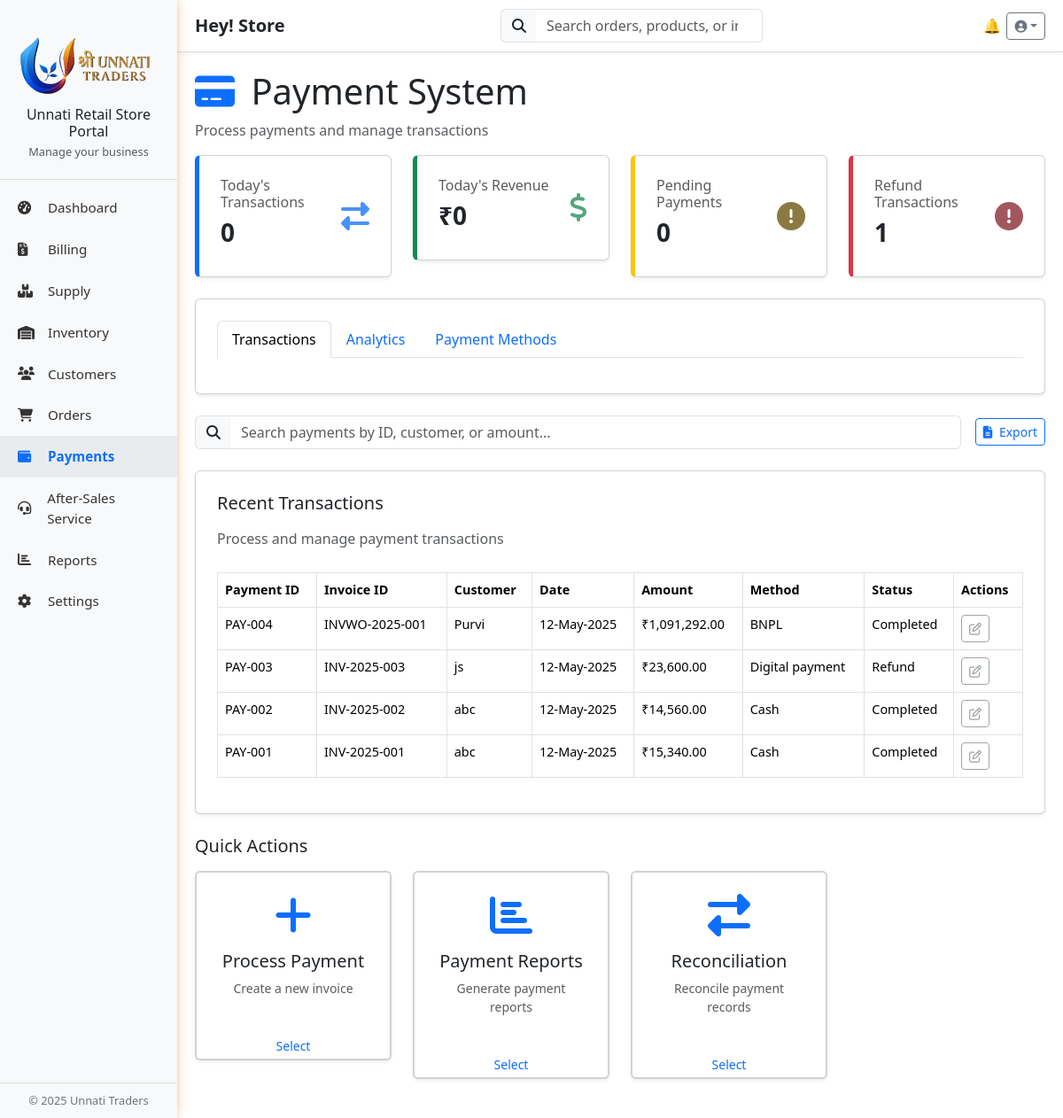
Screenshot of /Dashboard/Retail_Store/store_dashboard.php?page=payments (signed in) with the database file from the repository.
### tables this page shows
CREATE TABLE `invoice` (
  `invoice_id` varchar(20) NOT NULL,
  `customer_name` varchar(50) NOT NULL,
  `document_type` enum('with GST','without GST') NOT NULL,
  `date` date NOT NULL,
  `due_date` date NOT NULL,
  `tax_rate` enum('5','12','18','28') NOT NULL,
  `item_name` text NOT NULL,
  `description` text DEFAULT NULL,
  `quantity` text NOT NULL,
  `price` text NOT NULL,
  `total` text NOT NULL,
  `notes` text DEFAULT NULL,
  `subtotal` decimal(10,2) NOT NULL,
  `GST_amount` decimal(10,2) NOT NULL,
  `grand_total` decimal(10,2) NOT NULL,
  `Sales_Id` varchar(20) NOT NULL,
  `payment_id` varchar(20) NOT NULL,
  `payment_method` enum('Digital payment','Cash','BNPL','Payment gateway') NOT NULL,
  `created_by` varchar(50) NOT NULL,
  `created_for` varchar(50) NOT NULL,
  `status` enum('Completed','Pending','Refund') NOT NULL
);

### Dashboard/Retail_Store/payments.php (the view, shortened to what this page needs)
<?php
include '../../_conn.php';
$user_name = $_SESSION['user_name'];
$tab = isset($_GET['tab']) && in_array($_GET['tab'], ['transactions', 'analytics', 'methods']) ? $_GET['tab'] : 'transactions';
?>
<div class="main-content">
    <h1><i class="fas fa-credit-card text-primary me-2"></i> Payment System</h1>
    <p class="text-muted">Process payments and manage transactions</p>
    <?php
    $today = date("Y-m-d");
    $payment_analytics = [
        'todaysTransactions' => 0,
        'todaysRevenue' => 0,
        'pendingPayments' => 0,
        'refundTransactions' => 0
    ];
    $sql = "SELECT COUNT(*) AS count FROM invoice WHERE date = ? AND created_for = ?";
    $stmt = $conn->prepare($sql);
    $stmt->bind_param("ss", $today, $user_name);
    $stmt->execute();
    $stmt->bind_result($count);
    $payment_analytics['todaysTransactions'] = $count;
    $sql = "SELECT SUM(grand_total) AS revenue FROM invoice WHERE status = 'Completed' AND date = ? AND created_for = ?";
    $stmt = $conn->prepare($sql);
    $stmt->bind_param("ss", $today, $user_name);
    $stmt->execute();
    $stmt->bind_result($revenue);
    $payment_analytics['todaysRevenue'] = $revenue ?? 0;
    $sql = "SELECT COUNT(*) AS pending FROM invoice WHERE status = 'Pending' AND created_for = '$user_name'";
    $result = $conn->query($sql);
    $row = $result->fetch_assoc();
    $payment_analytics['pendingPayments'] = $row['pending'] ?? 0;
    $sql = "SELECT COUNT(*) AS refund FROM invoice WHERE status = 'Refund' AND created_for = '$user_name'";
    $result = $conn->query($sql);
    $row = $result->fetch_assoc();
    $payment_analytics['refundTransactions'] = $row['refund'] ?? 0;
    ?>
    <div class="row row-cols-1 row-cols-md-4 g-4 mb-4">
        <div class="col">
            <div class="card stat-card card-border shadow-sm" style="border-left: 5px solid #0d6efd;">
                <div class="card-body p-4">
                    <div class="d-flex justify-content-between align-items-center">
                        <div>
                            <h6 class="text-muted">Today's Transactions</h6>
                            <h3 class="fw-bold">
                                <?php echo htmlspecialchars($payment_analytics['todaysTransactions']); ?>
                            </h3>
                        </div>
                        <i class="fas fa-exchange-alt fa-2x text-primary opacity-75"></i>
                    </div>
                </div>
            </div>
        </div>
        <div class="col">
            <div class="card stat-card card-border shadow-sm" style="border-left: 5px solid #198754;">
                <div class="card-body p-4">
                    <div class="d-flex justify-content-between align-items-center">
                        <div>
                            <h6 class="text-muted">Today's Revenue</h6>
                            <h3 class="fw-bold">₹<?php echo number_format($payment_analytics['todaysRevenue'], 0); ?>
                            </h3>
                        </div>
                        <i class="fas fa-dollar-sign fa-2x text-success opacity-75"></i>
                    </div>
                </div>
            </div>
        </div>
        <div class="col">
            <div class="card stat-card card-border shadow-sm" style="border-left: 5px solid #ffc107;">
                <div class="card-body p-4">
                    <div class="d-flex justify-content-between align-items-center">
                        <div>
                            <h6 class="text-muted">Pending Payments</h6>
                            <h3 class="fw-bold"><?php echo htmlspecialchars($payment_analytics['pendingPayments']); ?>
                            </h3>
                        </div>
                        <i class="fas fa-exclamation-circle fa-2x text-warning opacity-75"></i>
                    </div>
                </div>
            </div>
        </div>
        <div class="col">
            <div class="card stat-card card-border shadow-sm" style="border-left: 5px solid #dc3545;">
                <div class="card-body p-4">
                    <div class="d-flex justify-content-between align-items-center">
                        <div>
                            <h6 class="text-muted">Refund Transactions</h6>
                            <h3 class="fw-bold">
                                <?php echo htmlspecialchars($payment_analytics['refundTransactions']); ?>
                            </h3>
                        </div>
                        <i class="fas fa-exclamation-circle fa-2x text-danger opacity-75"></i>
                    </div>
                </div>
            </div>
        </div>
    </div>
    <div class="card card-border shadow-sm mb-4">
        <div class="card-body p-4">
            <ul class="nav nav-tabs mb-3">
                <li class="nav-item">
                    <a href="?page=payments&tab=transactions"
                        class="nav-link <?php echo $tab === 'transactions' ? 'active' : ''; ?>">Transactions</a>
                </li>
                <li class="nav-item">
                    <a href="?page=payments&tab=analytics"
                        class="nav-link <?php echo $tab === 'analytics' ? 'active' : ''; ?>">Analytics</a>
                </li>
                <li class="nav-item">
                    <a href="?page=payments&tab=methods"
                        class="nav-link <?php echo $tab === 'methods' ? 'active' : ''; ?>">Payment Methods</a>
                </li>
            </ul>
        </div>
    </div>
    <?php if ($tab === 'transactions'): ?>
        <div class="d-flex flex-column flex-md-row gap-3 align-items-md-center justify-content-between mb-4">
            <div class="flex-grow-1">
                <div class="input-group">
                    <span class="input-group-text bg-light border-end-0"><i class="fas fa-search"></i></span>
                    <input type="text" name="search" class="form-control border-start-0 table-search"
                        data-table="transaction" placeholder="Search payments by ID, customer, or amount...">
                </div>
            </div>
            <div class="d-flex flex-wrap gap-2">
                <button type="submit" class="btn btn-outline-primary btn-sm" onclick="exportTableToCSV()">
                    <i class="fas fa-file-alt me-1"></i> Export
                </button>
            </div>
        </div>
        <div class="card card-border shadow-sm mb-4">
            <div class="card-body p-4">
                <h5 class="mb-3">Recent Transactions</h5>
                <p class="text-muted mb-3">Process and manage payment transactions</p>
                <div class="table-responsive">
                    <table class="table table-bordered table-hover" id="transaction">
                        <thead>
                            <tr>
                                <th>Payment ID</th>
                                <th>Invoice ID</th>
                                <th>Customer</th>
                                <th>Date</th>
                                <th>Amount</th>
                                <th>Method</th>
                                <th>Status</th>
                                <th>Actions</th>
                            </tr>
                        </thead>
                        <tbody>
                            <?php
                            $result = $conn->query("SELECT * FROM invoice WHERE created_for = '$user_name' ORDER BY invoice_id DESC");
                            if ($result->num_rows > 0) {
                                while ($row = $result->fetch_assoc()) {
                                    $status = htmlspecialchars($row['status']);
                                    $id = $row['invoice_id'];
                                    echo "<tr>";
                                    echo "<td>" . htmlspecialchars($row['payment_id']) . "</td>";
                                    echo "<td>" . htmlspecialchars($row['invoice_id']) . "</td>";
                                    echo "<td>" . htmlspecialchars($row['customer_name']) . "</td>";
                                    echo "<td>" . date('d-M-Y', strtotime($row['date'])) . "</td>";
                                    echo "<td>₹" . number_format($row['grand_total'], 2) . "</td>";
                                    echo "<td>" . htmlspecialchars($row['payment_method']) . "</td>";
                                    echo "<td>" . $status . "</td>";
                                    echo "<td>";
                                    if ($status === 'Pending') {
                                        echo '<button class="btn btn-outline-primary btn-sm" data-bs-toggle="modal" data-bs-target="#statusModal' . $id . '">
                            <i class="fa-regular fa-pen-to-square"></i>
                          </button>';
                                    } else {
                                        echo '<button class="btn btn-outline-secondary btn-sm" disabled>
                            <i class="fa-regular fa-pen-to-square"></i>
                          </button>';
                                    }
                                    echo "</td>";
                                    echo "</tr>";
                                        ?>
                                        <?php
                                }
                            } else {
                                echo "<tr><td colspan='8' class='text-center'>No transactions found</td></tr>";
                            }
                            ?>
                        </tbody>
                    </table>
                </div>
            </div>
        </div>
    <?php endif; ?>
    <div class="mb-4">
        <h2 class="h5 font-semibold mb-3">Quick Actions</h2>
        <div class="row row-cols-1 row-cols-sm-2 row-cols-md-4 g-4">
            <div class="col">
                <div class="card card-border shadow-sm border-2 border-dashed border-primary-hover">
                    <div class="card-body p-4 text-center">
                        <i class="fas fa-plus fa-3x text-primary mb-3"></i>
                        <h5 class="font-medium">Process Payment</h5>
                        <p class="text-sm text-muted mt-1">Create a new invoice</p>
                    </div>
                    <button type="submit" class="btn btn-outline-primary btn-sm w-100 border-0"
                        onclick="openInvoiceModal(event)" id="invoice">Select</button>
                </div>
            </div>
            <div class="col">
                <div class="card card-border shadow-sm border-2 border-dashed border-primary-hover">
                    <div class="card-body p-4 text-center">
                        <i class="fas fa-chart-bar fa-3x text-primary mb-3"></i>
                        <h5 class="font-medium">Payment Reports</h5>
                        <p class="text-sm text-muted mt-1">Generate payment reports</p>
                    </div>
                    <form method="POST" action="?page=payments">
                        <button type="submit" class="btn btn-outline-primary btn-sm w-100 border-0">Select</button>
                    </form>
                </div>
            </div>
            <div class="col">
                <div class="card card-border shadow-sm border-2 border-dashed border-primary-hover">
                    <div class="card-body p-4 text-center">
                        <i class="fas fa-exchange-alt fa-3x text-primary mb-3"></i>
                        <h5 class="font-medium">Reconciliation</h5>
                        <p class="text-sm text-muted mt-1">Reconcile payment records</p>
                    </div>
                    <form method="POST" action="?page=payments">
                        <button type="submit" class="btn btn-outline-primary btn-sm w-100 border-0">Select</button>
                    </form>
                </div>
            </div>
        </div>
    </div>
</div>

### public/css/styles.css (style rules this page uses)
body { font-family: sans-serif; margin: 0; padding: 0; box-sizing: border-box; color: #333; background-color: #f8f9fa; overflow-x: hidden; }
.card-border { border-radius: 0.5rem; border-top: none; border-right: none; border-bottom: none; }
table { width: 100%; border-collapse: collapse; margin-top: 10px; }
th, td { padding: 10px; border: 1px solid #ddd; text-align: left; font-size: 0.9rem; }

### Dashboard/Retail_Store/payments.php (style rules this page uses)
.text-sm { font-size: 0.875rem; }
.font-medium { font-weight: 500; }
.text-warning { color: #664d03 !important; }
.text-danger { color: #842029 !important; }

### rows the page displays
invoice: payment "PAY-004", invoice "INVWO-2025-001", customer_name "Purvi", date "12-May-2025", grand_total "1,091,292.00", payment_method "BNPL", status "Completed"
invoice: payment "PAY-003", invoice "INV-2025-003", customer_name "js", date "12-May-2025", grand_total "23,600.00", payment_method "Digital payment", status "Refund"
invoice: payment "PAY-002", invoice "INV-2025-002", customer_name "abc", date "12-May-2025", grand_total "14,560.00", payment_method "Cash", status "Completed"
invoice: payment "PAY-001", invoice "INV-2025-001", customer_name "abc", date "12-May-2025", grand_total "15,340.00", payment_method "Cash", status "Completed"

### other values shown
$_SESSION['user_name'] "Store"
$payment_analytics['todaysTransactions'] "0"
$payment_analytics['todaysRevenue'] "0"
$payment_analytics['pendingPayments'] "0"
$payment_analytics['refundTransactions'] "1"
